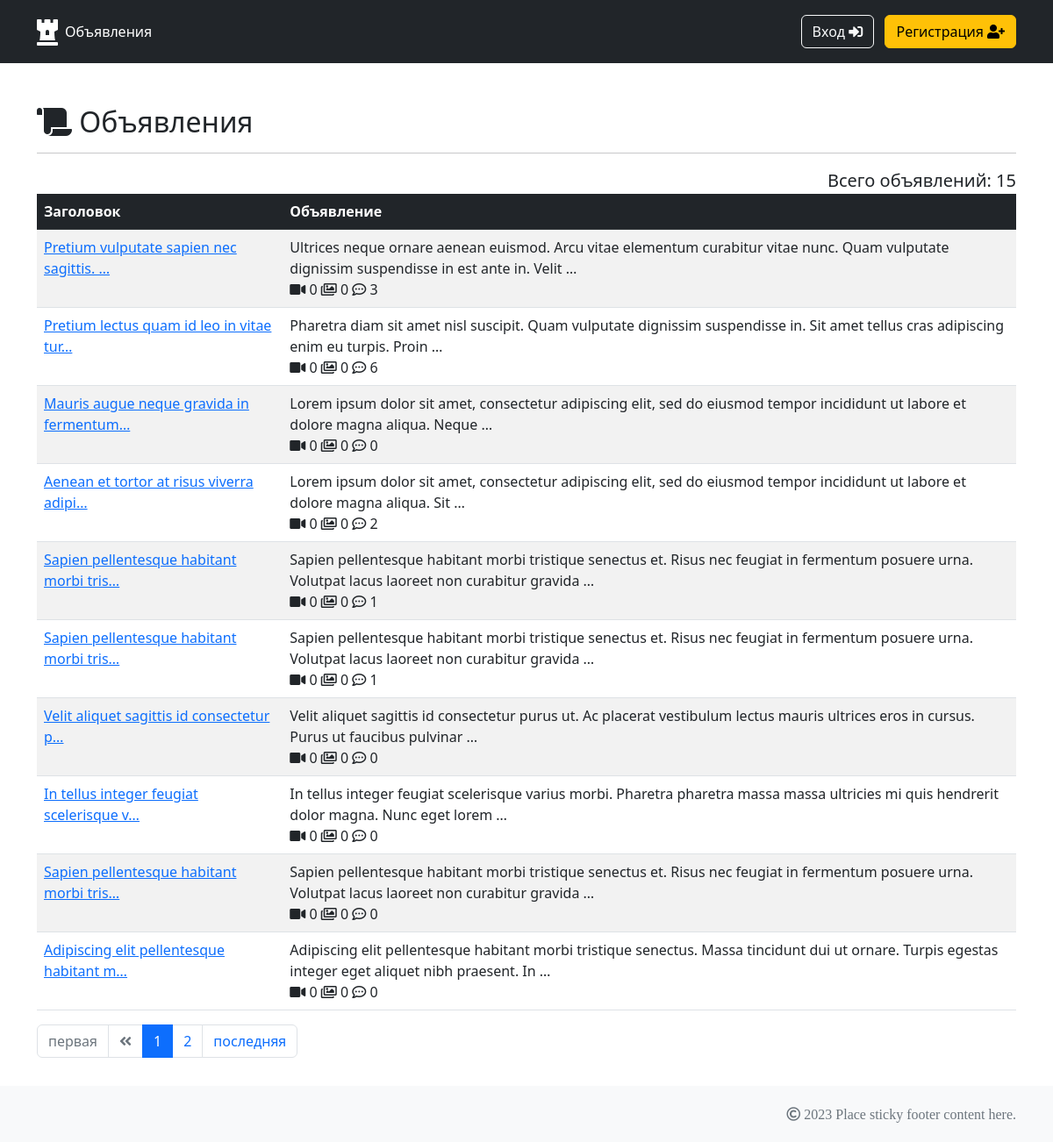
The page / on the database its author committed.
### BulletinBoard/apps/posts/models.py (models this page shows, shortened)
class Advert(models.Model):
    TANKS = 'TK'
    DMAGERS = 'DD'
    HEALERS = 'HL'
    TRADERS = 'TD'
    GUILDMASTERS = 'GL'
    QUESTGIVERS = 'QG'
    BLACKSMITHS = 'BS'
    TANNERS = 'TN'
    POTIONMAKERS = 'PM'
    SPELLCASTERS = 'SC'
    CATEGORYS = [
        (TANKS, 'Танки'),
        (DMAGERS, 'ДД'),
        (HEALERS, 'Хилы'),
        (TRADERS, 'Торговцы'),
        (GUILDMASTERS, 'Гилдмастеры'),
        (QUESTGIVERS, 'Квестгиверы'),
        (BLACKSMITHS, 'Кузнецы'),
        (TANNERS, 'Кожевники'),
        (POTIONMAKERS, 'Зельевары'),
        (SPELLCASTERS, 'Мастера заклинаний'),
    ]
    author = models.ForeignKey(
        settings.AUTH_USER_MODEL,
        on_delete=models.CASCADE
    )
    header = models.TextField(max_length=120, blank=False)
    text = models.TextField(blank=True)
    video = models.FileField(blank=True)
    image = models.ManyToManyField(Image, through='AdvertImage', blank=True)
    category = models.CharField(
        max_length=2,
        choices=CATEGORYS,
        default=TANKS
    )
    class Meta:
        ordering = ('-pk',)

### BulletinBoard/apps/pages/views.py (the view)
# urls.py: path('', PostsList.as_view(), name='advert_all'),
class PostsList(ListView):
    queryset = Advert.objects.prefetch_related('image')
    template_name = 'pages/posts.html'
    paginate_by = 10
    context_object_name = 'posts'
    def get_context_data(self, **kwargs):
        context = super().get_context_data(**kwargs)
        reply = Reply.objects.filter(
            advert__in=context.get('posts')).values('advert').annotate(reply_count=Count('advert'))
        reply_count_dict = {}
        reply_count_dict.update([(a.get('advert'), a.get('reply_count')) for a in reply])
        context['reply_count'] = reply_count_dict
        context['title'] = 'Объявления'
        return context

### BulletinBoard/apps/pages/templatetags/pages_filters.py (called while the page is built)
@register.filter(name='get_reply_count')
def get_reply_count(value, id):
    return value.get(id)

### BulletinBoard/apps/pages/templates/pages/posts.html (shortened to what this page needs)
{% extends 'default.html' %}
{% load allauth %}
{% block content %}
    <h2><span class="fas fa-scroll"></span> {{ title }}</h2>
    <hr>
    <div class="row justify-content-center">
        <div class="col-12 my-auto">
            <p class="text-end fs-5 my-auto">Всего объявлений: {{ paginator.count }}</p>
        </div>
    </div>
    <table class="table table-striped">
        <thead class="table-dark">
            <tr>
                <th scope="col">Заголовок</th>
                <th scope="col">Объявление</th>
            </tr>
        </thead>
        <tbody>
        {% if posts %}
            {% for post in posts %}
                {% include 'pages/parts/posts_tbody.html' %}
            {% endfor %}
        {% endif %}
        </tbody>
        </table>
        <div class="row justify-content-center pb-5">
            <div class="col-12 my-auto">
                {% if posts %}
                    {% include 'pages/parts/paginator.html' %}
                {% endif %}
            </div>
        </div>
{% endblock content %}

### BulletinBoard/apps/pages/templates/pages/parts/posts_tbody.html
{% load pages_filters %}
<tr>
    <td><a href="{% url 'pages:advert_detail' post.id %}">{{ post.header|truncatechars:40 }}</a></td>
    <td>
        <div>{{ post.text|truncatewords:20 }}</div>
        <div class="text-start"><span class="fas fa-video"></span> {% if post.video %}1{% else %}0{% endif %} <span class="far fa-images"></span> {{ post.image.all.count }}
        <span class="far fa-comment-dots"></span> {% firstof reply_count|get_reply_count:post.id '0' %}</div>
    </td>
</tr>

### rows shown on the page
Advert: header "Pretium vulputate sapien nec sagittis. …", text "Ultrices neque ornare aenean euismod. Arcu vitae elementum curabitur vitae nunc. Quam vulputate dignissim suspendisse in est ante in. Velit …", video "0", image.all.count "0", id "3"
Advert: header "Pretium lectus quam id leo in vitae tur…", text "Pharetra diam sit amet nisl suscipit. Quam vulputate dignissim suspendisse in. Sit amet tellus cras adipiscing enim eu turpis. Proin …", video "0", image.all.count "0", id "6"
Advert: header "Mauris augue neque gravida in fermentum…", text "Lorem ipsum dolor sit amet, consectetur adipiscing elit, sed do eiusmod tempor incididunt ut labore et dolore magna aliqua. Neque …", video "0", image.all.count "0", id "0"
Advert: header "Aenean et tortor at risus viverra adipi…", text "Lorem ipsum dolor sit amet, consectetur adipiscing elit, sed do eiusmod tempor incididunt ut labore et dolore magna aliqua. Sit …", video "0", image.all.count "0", id "2"
Advert: header "Sapien pellentesque habitant morbi tris…", text "Sapien pellentesque habitant morbi tristique senectus et. Risus nec feugiat in fermentum posuere urna. Volutpat lacus laoreet non curabitur gravida …", video "0", image.all.count "0", id "1"
Advert: header "Sapien pellentesque habitant morbi tris…", text "Sapien pellentesque habitant morbi tristique senectus et. Risus nec feugiat in fermentum posuere urna. Volutpat lacus laoreet non curabitur gravida …", video "0", image.all.count "0", id "1"
Advert: header "Velit aliquet sagittis id consectetur p…", text "Velit aliquet sagittis id consectetur purus ut. Ac placerat vestibulum lectus mauris ultrices eros in cursus. Purus ut faucibus pulvinar …", video "0", image.all.count "0", id "0"
Advert: header "In tellus integer feugiat scelerisque v…", text "In tellus integer feugiat scelerisque varius morbi. Pharetra pharetra massa massa ultricies mi quis hendrerit dolor magna. Nunc eget lorem …", video "0", image.all.count "0", id "0"
Advert: header "Sapien pellentesque habitant morbi tris…", text "Sapien pellentesque habitant morbi tristique senectus et. Risus nec feugiat in fermentum posuere urna. Volutpat lacus laoreet non curabitur gravida …", video "0", image.all.count "0", id "0"
Advert: header "Adipiscing elit pellentesque habitant m…", text "Adipiscing elit pellentesque habitant morbi tristique senectus. Massa tincidunt dui ut ornare. Turpis egestas integer eget aliquet nibh praesent. In …", video "0", image.all.count "0", id "0"

### other values the page prints
{{ title }} "Объявления"
{{ paginator.count }} "15"
{{ page_obj.number }} "1"
{{ page_obj.next_page_number }} "2"
